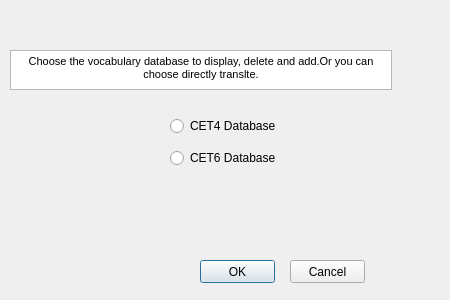
<?xml version="1.0" encoding="UTF-8"?>
<ui version="4.0">
 <class>chooseVacabularyForDatabase</class>
 <widget class="QDialog" name="chooseVacabularyForDatabase">
  <property name="geometry">
   <rect>
    <x>0</x>
    <y>0</y>
    <width>450</width>
    <height>300</height>
   </rect>
  </property>
  <property name="minimumSize">
   <size>
    <width>450</width>
    <height>50</height>
   </size>
  </property>
  <property name="windowTitle">
   <string>Dialog</string>
  </property>
  <widget class="QPushButton" name="okButton">
   <property name="geometry">
    <rect>
     <x>200</x>
     <y>260</y>
     <width>75</width>
     <height>23</height>
    </rect>
   </property>
   <property name="text">
    <string>OK</string>
   </property>
  </widget>
  <widget class="QPushButton" name="cancelButton">
   <property name="geometry">
    <rect>
     <x>290</x>
     <y>260</y>
     <width>75</width>
     <height>23</height>
    </rect>
   </property>
   <property name="text">
    <string>Cancel</string>
   </property>
  </widget>
  <widget class="QWidget" name="verticalLayoutWidget">
   <property name="geometry">
    <rect>
     <x>170</x>
     <y>110</y>
     <width>135</width>
     <height>65</height>
    </rect>
   </property>
   <layout class="QVBoxLayout" name="verticalLayout">
    <item alignment="Qt::AlignLeft">
     <widget class="QRadioButton" name="CET4Radio">
      <property name="text">
       <string>CET4 Database</string>
      </property>
     </widget>
    </item>
    <item alignment="Qt::AlignLeft">
     <widget class="QRadioButton" name="CET6Radio">
      <property name="text">
       <string>CET6 Database</string>
      </property>
     </widget>
    </item>
   </layout>
  </widget>
  <widget class="QTextBrowser" name="textBrowser">
   <property name="geometry">
    <rect>
     <x>10</x>
     <y>50</y>
     <width>382</width>
     <height>40</height>
    </rect>
   </property>
   <property name="maximumSize">
    <size>
     <width>450</width>
     <height>405</height>
    </size>
   </property>
   <property name="html">
    <string>&lt;!DOCTYPE HTML PUBLIC &quot;-//W3C//DTD HTML 4.0//EN&quot; &quot;http://www.w3.org/TR/REC-html40/strict.dtd&quot;&gt;
&lt;html&gt;&lt;head&gt;&lt;meta name=&quot;qrichtext&quot; content=&quot;1&quot; /&gt;&lt;style type=&quot;text/css&quot;&gt;
p, li { white-space: pre-wrap; }
&lt;/style&gt;&lt;/head&gt;&lt;body style=&quot; font-family:'MS Shell Dlg 2'; font-size:8.25pt; font-weight:400; font-style:normal;&quot;&gt;
&lt;p align=&quot;center&quot; style=&quot; margin-top:0px; margin-bottom:0px; margin-left:0px; margin-right:0px; -qt-block-indent:0; text-indent:0px;&quot;&gt;Choose the vocabulary database to display, delete and add.Or you can choose directly translte.&lt;/p&gt;&lt;/body&gt;&lt;/html&gt;</string>
   </property>
  </widget>
 </widget>
 <resources/>
 <connections>
  <connection>
   <sender>cancelButton</sender>
   <signal>clicked()</signal>
   <receiver>chooseVacabularyForDatabase</receiver>
   <slot>accept()</slot>
   <hints>
    <hint type="sourcelabel">
     <x>323</x>
     <y>275</y>
    </hint>
    <hint type="destinationlabel">
     <x>331</x>
     <y>205</y>
    </hint>
   </hints>
  </connection>
 </connections>
</ui>
